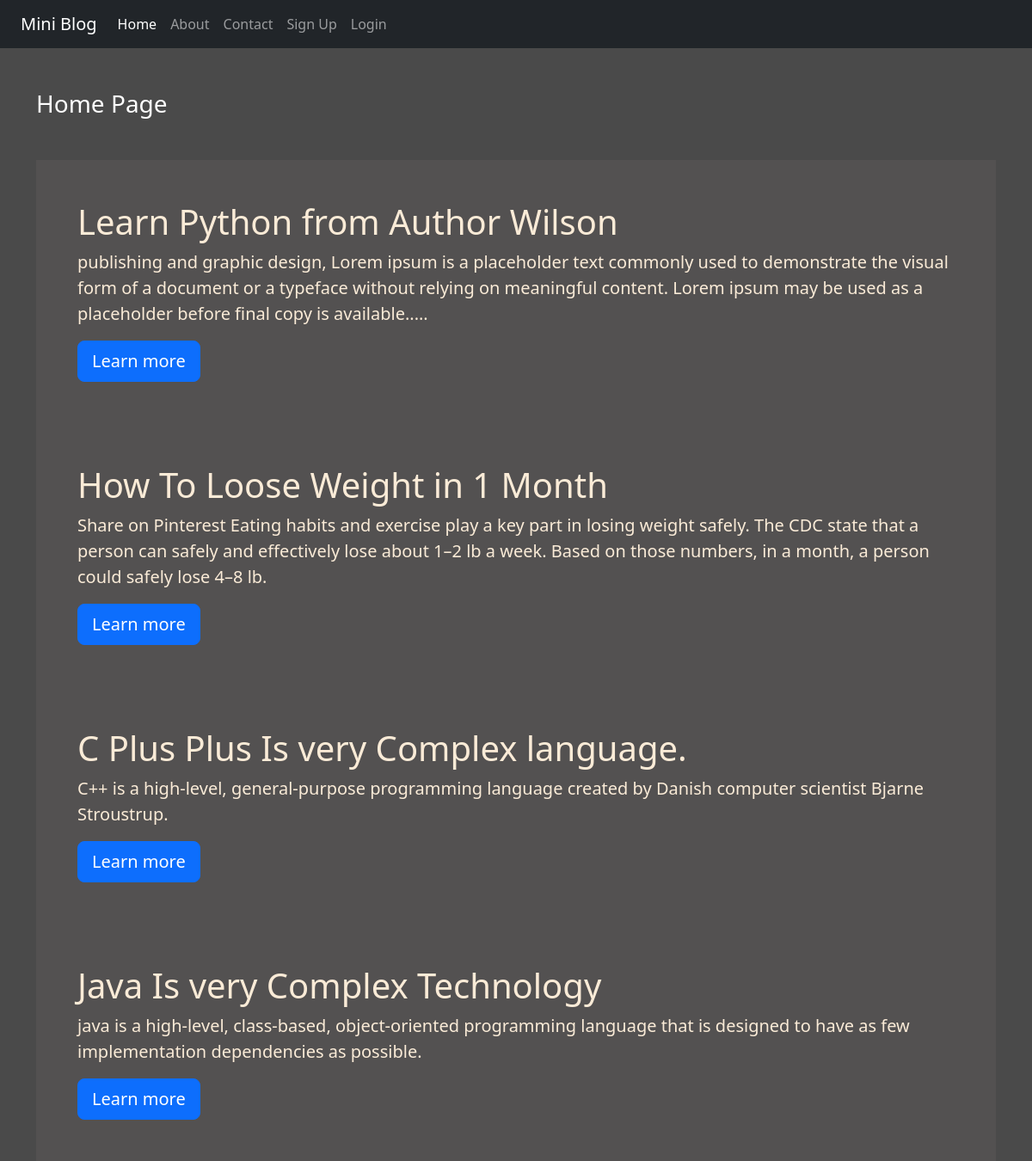
The page / on the database its author committed.
### blog/models.py (models this page shows)
class Post(models.Model):
    title = models.CharField(max_length=200)
    desc=models.TextField()

### blog/views.py (the view)
# urls.py: 2. Add a URL to urlpatterns:  path('', views.home, name='home')
def home(request):
    posts=Post.objects.all()
    return render(request,'blog/home.html',{'posts':posts})

### blog/templates/blog/home.html
{% extends "blog/base.html" %}
{% load static %}
{% block content %}
  <div class="col sm-10">
    <h3 class="text-white my-5">Home Page</h3>
      {% for post in posts  %}
      <div class="container-fluid p-5 jombo-color">
        <h1 class="display font-weight-bold">{{post.title}}</h1>
        <p class="lead">{{post.desc}}</p>
        <a class="btn btn-primary btn-lg" href="#" role="button">Learn more</a>
      </div>
      {% endfor %}
  </div>
{% endblock content %}

### blog/static/blog/css/style.css (style rules this page uses)
body { background-color: rgb(74,74,74); color: antiquewhite; }
.jombo-color { background-color: rgb(83,81,81); }

### rows shown on the page
Post: title "Learn Python from Author Wilson", desc "publishing and graphic design, Lorem ipsum is a placeholder text commonly used to demonstrate the visual form of a document or a typeface without relying on meaningful content. Lorem ipsum may be used as a placeholder before final copy is available....."
Post: title "How To Loose Weight in 1 Month", desc "Share on Pinterest Eating habits and exercise play a key part in losing weight safely. The CDC state that a person can safely and effectively lose about 1–2 lb a week. Based on those numbers, in a month, a person could safely lose 4–8 lb."
Post: title "C Plus Plus Is very Complex language.", desc "C++ is a high-level, general-purpose programming language created by Danish computer scientist Bjarne Stroustrup."
Post: title "Java Is very Complex Technology", desc "java is a high-level, class-based, object-oriented programming language that is designed to have as few implementation dependencies as possible."
